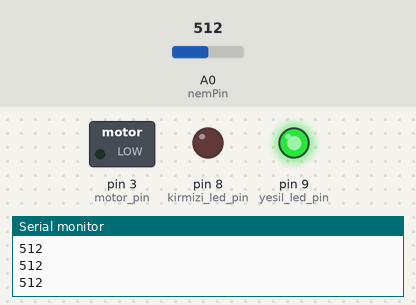
The sketch below on a simulated Arduino Uno, built with avr-gcc and run on an emulated ATmega328P. Shown: switched loads named in the sketch (green lamp = pin HIGH), output pins drawn as LEDs (lit = HIGH), the last lines printed to the serial monitor. Inputs (shaded band) come from the test bench; at power-on: A0 (nemPin) = 512. WiFi joins after 1.5 s; servers stay silent unless stated.

Above: at 3.0 s.
3.1 s: A0 (nemPin) set to 587
4.6 s: A0 (nemPin) set to 616
At 5.8 s:
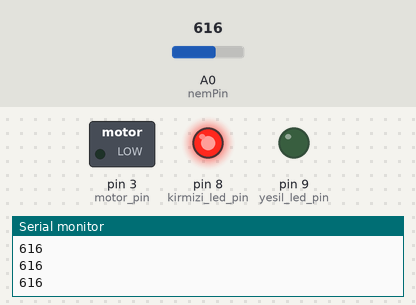
6.1 s: A0 (nemPin) set to 591
At 7.2 s:
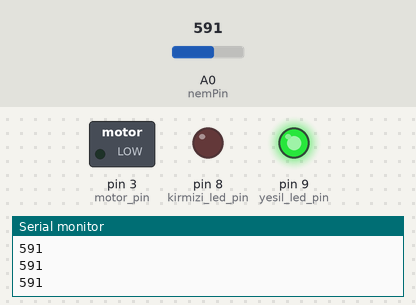
7.6 s: A0 (nemPin) set to 610
At 8.2 s:
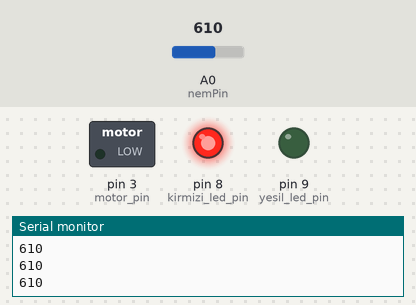
Timing chart, 0 to 10.1 s (numbered marks = the images above; inputs shaded):
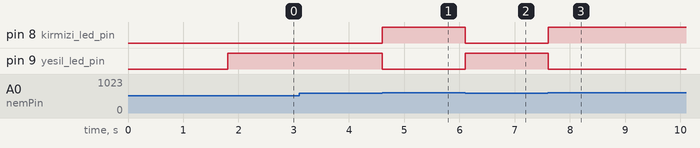

Measured:
- the behaviour switches between 600 and 601 on A0 (nemPin) (found by bisection; images 0 and 1)
- after the input at 4.6 s, pin 8 (kirmizi_led_pin): LOW → HIGH at once; pin 9 (yesil_led_pin): HIGH → LOW at once
- after the input at 6.1 s, pin 8 (kirmizi_led_pin): HIGH → LOW at once; pin 9 (yesil_led_pin): LOW → HIGH at once
- after the input at 7.6 s, pin 8 (kirmizi_led_pin): LOW → HIGH at once; pin 9 (yesil_led_pin): HIGH → LOW at once

The sketch:

watering_flower.ino
```cpp
#define BLYNK_PRINT Serial    // Comment this out to disable prints and save space
#include <SPI.h>
#include <Ethernet.h>
#include <BlynkSimpleEthernet.h>
#define kirmizi_led_pin 8
#define yesil_led_pin 9
#define motor_pin 3

char auth[] = "2bvomIkNZZvE4IREobYlF13pNxpyZmtr"; //blynk uygulamamizin anahtari

int nemPin = A0; //toprak nem sensorunun bilgi aldigi pin
int nem ; // alinan nem degerlerinin atandigi degisken

WidgetLED motor(V1); //sulama icin blynk uygulamasindaki bagli olan cikis pini
WidgetLED toprakNem(A0); //toprak nem sensoru icin blynk uygulamasindaki bagli olan giris pini


void setup()
{
  pinMode(nemPin, INPUT); /*topraktaki nem degerini okumak icin toprak nem sensoru giris olarak ayarlandi*/
  Serial.begin(9600);
  Blynk.begin(auth); //blynk uygulamasi baslatma
  pinMode(motor_pin, OUTPUT);
  pinMode(A0, INPUT);
  pinMode(kirmizi_led_pin, OUTPUT);
  pinMode(yesil_led_pin, OUTPUT);

}

void loop()
{
  nem = analogRead(A0);
  Blynk.run();
  Serial.println(nem);

  if (nem >= 0 && nem <= 600) {
    digitalWrite(kirmizi_led_pin, LOW);
    digitalWrite(yesil_led_pin, HIGH);
    digitalWrite(motor_pin, LOW);

  }
  else if (nem >= 601 && nem <= 1023) {
    digitalWrite(yesil_led_pin, LOW);
    digitalWrite(kirmizi_led_pin, HIGH);
  }
  else {
    digitalWrite(yesil_led_pin, LOW);
    digitalWrite(kirmizi_led_pin, LOW);
  }

}
```
